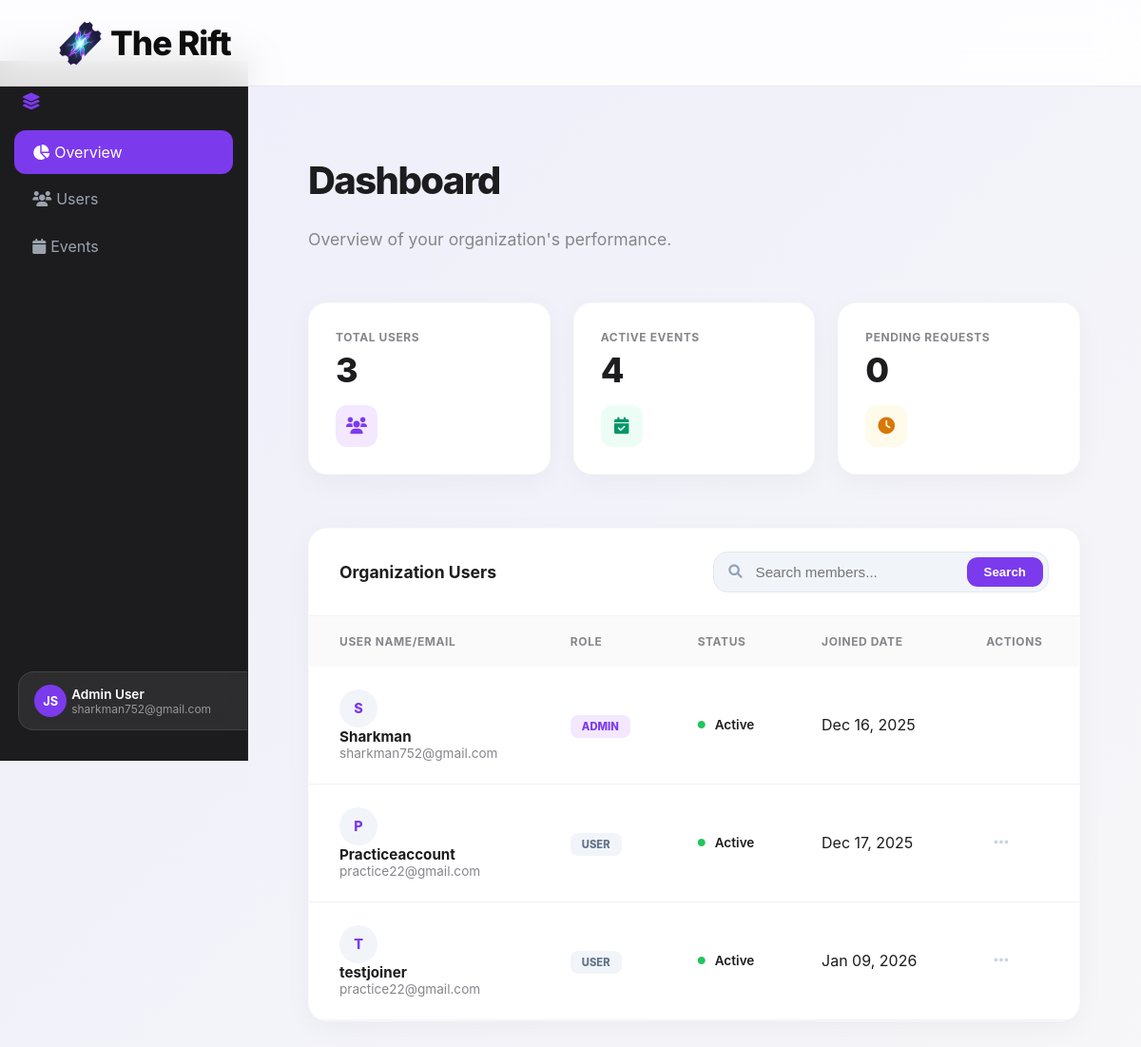
Screenshot of /searchusers/ (signed in) with the database file from the repository.
### App/models.py (models this page shows, shortened)
class User(AbstractUser):
    is_customer = models.BooleanField(default=False)
    address = models.CharField(max_length=255, blank=True, null=True)
    phone = models.CharField(max_length=20, blank=True, null=True)

class OrganizationMembership(models.Model):
    ROLE_CHOICES = (
        ('admin', 'Organization Admin'),
        ('user', 'Organization User'),
    )
    STATUS_CHOICES = (
        ('pending', 'Pending'),
        ('active', 'Active'),
        ('Non-active', 'Non-active')
    )
    user = models.ForeignKey(
        settings.AUTH_USER_MODEL,
        on_delete=models.CASCADE
    )
    organization = models.ForeignKey(Organization, on_delete=models.CASCADE)
    role = models.CharField(max_length=10, choices=ROLE_CHOICES)
    status = models.CharField(max_length=10, choices=STATUS_CHOICES, default='pending')
    joined_at = models.DateTimeField(auto_now_add=True)
    class Meta:
        unique_together = ('user', 'organization')

### App/views.py (the view)
# urls.py: path('searchusers/', v.search_users, name='search_users'),
def search_users(request):
    query = request.GET.get('query', '')
    current_user = OrganizationMembership.objects.get(user=request.user)
    organization = Organization.objects.get(name=current_user.organization.name)
    users = OrganizationMembership.objects.filter(organization=organization)
    if query:
        users = users.filter(Q(user__username__icontains=query))
    pending_memberships = OrganizationMembership.objects.filter(
        organization=organization,
        status='pending'
    ).select_related('user')
    organization_users = OrganizationMembership.objects.filter(organization=organization)
    events = Event.objects.filter(organization=organization)
    total_users = len(organization_users)
    total_events = len(events)
    total_pending = len(pending_memberships)
    admin = User.objects.get(id=request.user.id)
    return render(request,'admin_dashboard.html', {
        'Users' : users,
        'SearchActive' : bool(request.GET),
        'pending_memberships': pending_memberships,
        'organization_users' : organization_users,
        'organization_events' : events,
        'total_users' : total_users,
        'total_events' : total_events,
        'pending' : total_pending,
        'admin' : admin})

### App/context_processors.py (called while the page is built)
def current_url(request):
    return {
        'current_path': request.path,
        'current_full_url': request.get_full_path(),
        'current_absolute_uri': request.build_absolute_uri(),
    }

def base_view(request):
    if not request.user.is_authenticated:
        return {}
    membership = OrganizationMembership.objects.filter(user=request.user).first()
    if not membership:
        return {}
    if membership.role == "admin":
        status = 1
    elif membership.role == 'user':
        status = 2
    else:
        status = 3
    return {
        'status': status,
        'membership': membership
    }

### App/templates/admin_dashboard.html (shortened to what this page needs)
{% extends "base.html" %}
{% load static %}
{% block content %}
<link rel="stylesheet" href="https://cdnjs.cloudflare.com/ajax/libs/font-awesome/6.0.0/css/all.min.css">
<link rel="stylesheet" href="{% static 'admin_dashboard.css' %}">
<nav class="sidebar">
    <div class="sidebar-brand">
        <i class="fas fa-layer-group me-2" style="color: var(--apple-purple);"></i> {{ organization.name }}
    </div>
    <div class="nav flex-column mt-2">
        <a href="#" class="nav-link active"><i class="fas fa-chart-pie" id="b_icon"></i> Overview</a>
        <a href="#usersection" class="nav-link"><i class="fas fa-users" id="b_icon"></i> Users</a>
        <a href="{% url 'event_page' %}" class="nav-link"><i class="fas fa-calendar" id="b_icon"></i> Events</a>
    </div>
    <div class="sidebar-footer">
        <div class="peaking-tab">
            <div class="user-avatar-sidebar">
                {{ admin.first_name.0 }}{{ admin.last_name.0 }}
            </div>
            <div class="profile-info ms-3 overflow-hidden">
                <div class="name">Admin User</div>
                <div class="email text-truncate">{{ admin.email }}</div>
            </div>
        </div>
    </div>
</nav>
<main class="main-content animate-fade-in">
    <header class="dashboard-header">
        <h1 class="page-title">Dashboard</h1>
        <p class="subtitle">Overview of your organization's performance.</p>
    </header>
    <section class="stats-grid">
        <div class="stat-card">
            <div class="stat-label">Total Users</div>
            <div class="stat-int">{{ total_users }}</div>
            <div class="stat-icon-wrapper purple-light"><i class="fas fa-users"></i></div>
        </div>
        <div class="stat-card">
            <div class="stat-label">Active Events</div>
            <div class="stat-int">{{ total_events }}</div>
            <div class="stat-icon-wrapper green-light"><i class="fas fa-calendar-check"></i></div>
        </div>
        <div class="stat-card">
            <div class="stat-label">Pending Requests</div>
            <div class="stat-int">{{ pending }}</div>
            <div class="stat-icon-wrapper orange-light"><i class="fas fa-clock"></i></div>
        </div>
    </section>
    <section id="usersection" class="table-card">
        <div class="table-header">
            <h5 class="table-title">Organization Users</h5>
            <form method="get" action="{% url 'search_users' %}" class="search-pill-container">
                <div class="search-group">
                    <i class="fas fa-search"></i>
                    <input type="text" name="query" placeholder="Search members..." value="{{ query }}">
                </div>
                <button class="search-btn-apple" type="submit">Search</button>
            </form>
        </div>
        <div class="table-responsive">
            <table class="custom-table">
                <thead>
                    <tr>
                        <th>User Name/Email</th>
                        <th>Role</th>
                        <th>Status</th>
                        <th>Joined Date</th>
                        <th class="text-end">Actions</th>
                    </tr>
                </thead>
                <tbody>
                    {% for user in organization_users %}
                    <tr>
                        <td>
                            <div class="d-flex align-items-center">
                                <div class="user-avatar-list">{{ user.user.username|slice:":1"|upper }}</div>
                                <div class="ms-3">
                                    <div class="user-main-name">{{ user.user.username }}</div>
                                    <div class="user-sub-email">{{ user.user.email }}</div>
                                </div>
                            </div>
                        </td>
                        <td>
                            <span class="role-badge-apple {% if user.role == 'admin' %}admin{% else %}user{% endif %}">
                                {{ user.role }}
                            </span>
                        </td>
                        <td>
                            <div class="status-indicator">
                                <i class="fas fa-circle status-dot-{{ user.status|lower }}"></i>
                                <span>{{ user.status|title }}</span>
                            </div>
                        </td>
                        <td>{{ user.joined_at|date:"M d, Y" }}</td>
                        <td class="text-end">
                            {% if user.user != request.user %}
                            <div class="dropdown">
                                <button class="action-trigger" type="button" data-bs-toggle="dropdown" aria-expanded="false">
                                    <i class="fas fa-ellipsis-h"></i>
                                </button>
                            </div>
                            {% endif %}
                        </td>
                    </tr>
                    {% endfor %}
                </tbody>
            </table>
        </div>
    </section>
</main>
{% endblock %}

### App/static/common.css (style rules this page uses)
:root { --glass-bg: rgba(255, 255, 255, 0.85); --glass-border: 1px solid rgba(0, 0, 0, 0.08); --primary-blue: #007aff; --primary-text: #0d0d0e; --secondary-text: #181616; --pill-bg: #f2f2f5; --hero-gradient: linear-gradient(135deg, #4a148c 0%, #6a1b9a 50%, #9c27b0 100%); --peek-height: 90px; --open-height: 165px; --info-open-height: 1000px; }
body { margin: 0; padding-top: var(--peek-height); font-family: 'Inter', -apple-system, BlinkMacSystemFont, sans-serif; color: var(--primary-text); background: linear-gradient(135deg, rgba(230, 230, 255, 0.5) 0%, rgba(255, 255, 255, 0.2) 100%); }

### App/templates/base.html (style rules this page uses)
body { margin: 0; padding-top: 90px; font-family: 'Inter', -apple-system, BlinkMacSystemFont, sans-serif; color: #0d0d0e; }

### rows the page displays
User: first_name.0 "J", last_name.0 "S", email "sharkman752@gmail.com"
OrganizationMembership: user.username "S", user.username "Sharkman", user.email "sharkman752@gmail.com", role "ADMIN", status "Active", joined_at "Dec 16, 2025"
OrganizationMembership: user.username "P", user.username "Practiceaccount", user.email "practice22@gmail.com", role "USER", status "Active", joined_at "Dec 17, 2025"
OrganizationMembership: user.username "T", user.username "testjoiner", user.email "practice22@gmail.com", role "USER", status "Active", joined_at "Jan 09, 2026"

### other values shown
{{ total_users }} "3"
{{ total_events }} "4"
{{ pending }} "0"
